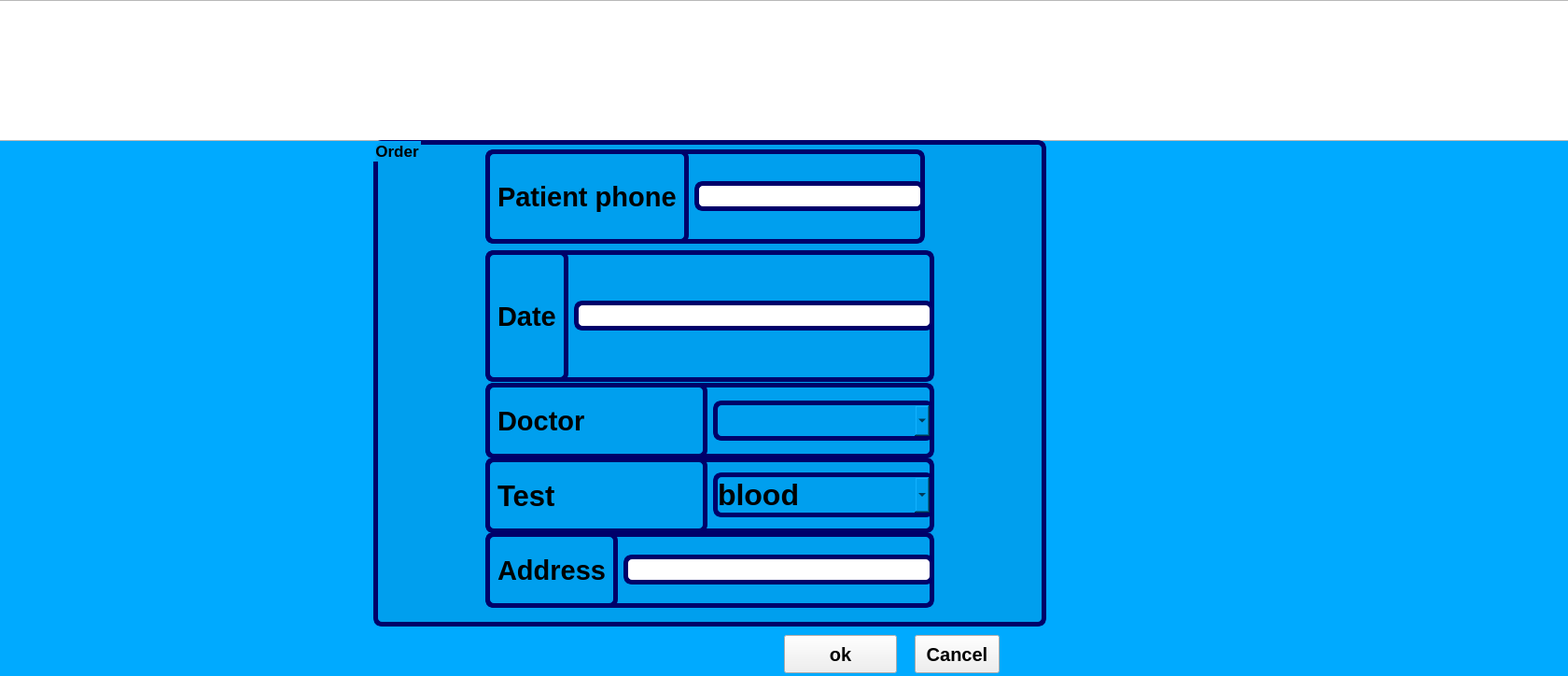
<?xml version="1.0" encoding="UTF-8"?>
<ui version="4.0">
 <class>orderForm</class>
 <widget class="QWidget" name="orderForm">
  <property name="geometry">
   <rect>
    <x>0</x>
    <y>0</y>
    <width>1680</width>
    <height>724</height>
   </rect>
  </property>
  <property name="windowTitle">
   <string>Form</string>
  </property>
  <property name="styleSheet">
   <string notr="true">QPushButton:hover{   background-color: rgb(255, 85, 0);}
#orderForm{background-color: rgb(0, 170, 255);}</string>
  </property>
  <widget class="QGraphicsView" name="graphicsView">
   <property name="geometry">
    <rect>
     <x>-1</x>
     <y>0</y>
     <width>1831</width>
     <height>151</height>
    </rect>
   </property>
   <property name="styleSheet">
    <string notr="true">background-image: url(:/new/prefix1/download.jpg);</string>
   </property>
  </widget>
  <widget class="QGroupBox" name="groupBox">
   <property name="geometry">
    <rect>
     <x>400</x>
     <y>150</y>
     <width>721</width>
     <height>521</height>
    </rect>
   </property>
   <property name="font">
    <font>
     <pointsize>13</pointsize>
     <weight>75</weight>
     <bold>true</bold>
    </font>
   </property>
   <property name="styleSheet">
    <string notr="true">border: 5px solid  rgb(0, 0, 106);
    border-radius: 9px;
    margin-top: 0.5em;
background-color: rgb(0, 159, 238);</string>
   </property>
   <property name="title">
    <string>Order</string>
   </property>
   <widget class="QWidget" name="layoutWidget">
    <property name="geometry">
     <rect>
      <x>120</x>
      <y>118</y>
      <width>481</width>
      <height>141</height>
     </rect>
    </property>
    <layout class="QHBoxLayout" name="horizontalLayout_3">
     <item>
      <widget class="QLabel" name="label_2">
       <property name="font">
        <font>
         <pointsize>22</pointsize>
         <weight>75</weight>
         <bold>true</bold>
        </font>
       </property>
       <property name="text">
        <string>Date</string>
       </property>
      </widget>
     </item>
     <item>
      <widget class="QLineEdit" name="lineEdit_2">
       <property name="font">
        <font>
         <pointsize>13</pointsize>
         <weight>75</weight>
         <bold>true</bold>
        </font>
       </property>
       <property name="styleSheet">
        <string notr="true">background-color: rgb(255, 255, 255);</string>
       </property>
      </widget>
     </item>
    </layout>
   </widget>
   <widget class="QWidget" name="layoutWidget">
    <property name="geometry">
     <rect>
      <x>120</x>
      <y>260</y>
      <width>481</width>
      <height>81</height>
     </rect>
    </property>
    <layout class="QHBoxLayout" name="horizontalLayout">
     <item>
      <widget class="QLabel" name="label_4">
       <property name="font">
        <font>
         <pointsize>22</pointsize>
         <weight>75</weight>
         <bold>true</bold>
        </font>
       </property>
       <property name="text">
        <string>Doctor </string>
       </property>
      </widget>
     </item>
     <item>
      <widget class="QComboBox" name="comboBox">
       <property name="font">
        <font>
         <pointsize>20</pointsize>
         <weight>75</weight>
         <bold>true</bold>
        </font>
       </property>
      </widget>
     </item>
    </layout>
   </widget>
   <widget class="QWidget" name="layoutWidget">
    <property name="geometry">
     <rect>
      <x>120</x>
      <y>10</y>
      <width>471</width>
      <height>101</height>
     </rect>
    </property>
    <layout class="QHBoxLayout" name="horizontalLayout_2">
     <item>
      <widget class="QLabel" name="label_3">
       <property name="font">
        <font>
         <pointsize>22</pointsize>
         <weight>75</weight>
         <bold>true</bold>
        </font>
       </property>
       <property name="text">
        <string>Patient phone</string>
       </property>
      </widget>
     </item>
     <item>
      <widget class="QLineEdit" name="lineEdit_3">
       <property name="font">
        <font>
         <pointsize>13</pointsize>
         <weight>75</weight>
         <bold>true</bold>
        </font>
       </property>
       <property name="styleSheet">
        <string notr="true">background-color: rgb(255, 255, 255);</string>
       </property>
      </widget>
     </item>
    </layout>
   </widget>
   <widget class="QWidget" name="layoutWidget">
    <property name="geometry">
     <rect>
      <x>120</x>
      <y>340</y>
      <width>481</width>
      <height>81</height>
     </rect>
    </property>
    <layout class="QHBoxLayout" name="horizontalLayout_5">
     <item>
      <widget class="QLabel" name="label_5">
       <property name="font">
        <font>
         <pointsize>23</pointsize>
         <weight>75</weight>
         <bold>true</bold>
        </font>
       </property>
       <property name="text">
        <string>Test</string>
       </property>
      </widget>
     </item>
     <item>
      <widget class="QComboBox" name="comboBox_2">
       <property name="font">
        <font>
         <pointsize>24</pointsize>
         <weight>75</weight>
         <bold>true</bold>
        </font>
       </property>
       <item>
        <property name="text">
         <string>blood</string>
        </property>
       </item>
       <item>
        <property name="text">
         <string>adeeks</string>
        </property>
       </item>
       <item>
        <property name="text">
         <string>HomoGlobin</string>
        </property>
       </item>
      </widget>
     </item>
    </layout>
   </widget>
   <widget class="QWidget" name="layoutWidget">
    <property name="geometry">
     <rect>
      <x>120</x>
      <y>420</y>
      <width>481</width>
      <height>81</height>
     </rect>
    </property>
    <layout class="QHBoxLayout" name="horizontalLayout_4">
     <item>
      <widget class="QLabel" name="label">
       <property name="font">
        <font>
         <pointsize>22</pointsize>
         <weight>75</weight>
         <bold>true</bold>
        </font>
       </property>
       <property name="text">
        <string>Address</string>
       </property>
      </widget>
     </item>
     <item>
      <widget class="QLineEdit" name="lineEdit">
       <property name="font">
        <font>
         <pointsize>13</pointsize>
         <weight>75</weight>
         <bold>true</bold>
        </font>
       </property>
       <property name="styleSheet">
        <string notr="true">background-color: rgb(255, 255, 255);</string>
       </property>
      </widget>
     </item>
    </layout>
   </widget>
  </widget>
  <widget class="QPushButton" name="pushButton">
   <property name="geometry">
    <rect>
     <x>840</x>
     <y>680</y>
     <width>121</width>
     <height>41</height>
    </rect>
   </property>
   <property name="font">
    <font>
     <pointsize>15</pointsize>
     <weight>75</weight>
     <bold>true</bold>
    </font>
   </property>
   <property name="text">
    <string>ok</string>
   </property>
  </widget>
  <widget class="QPushButton" name="pushButton_2">
   <property name="geometry">
    <rect>
     <x>980</x>
     <y>680</y>
     <width>91</width>
     <height>41</height>
    </rect>
   </property>
   <property name="font">
    <font>
     <pointsize>15</pointsize>
     <weight>75</weight>
     <bold>true</bold>
    </font>
   </property>
   <property name="text">
    <string>Cancel</string>
   </property>
  </widget>
 </widget>
 <resources/>
 <connections/>
</ui>
